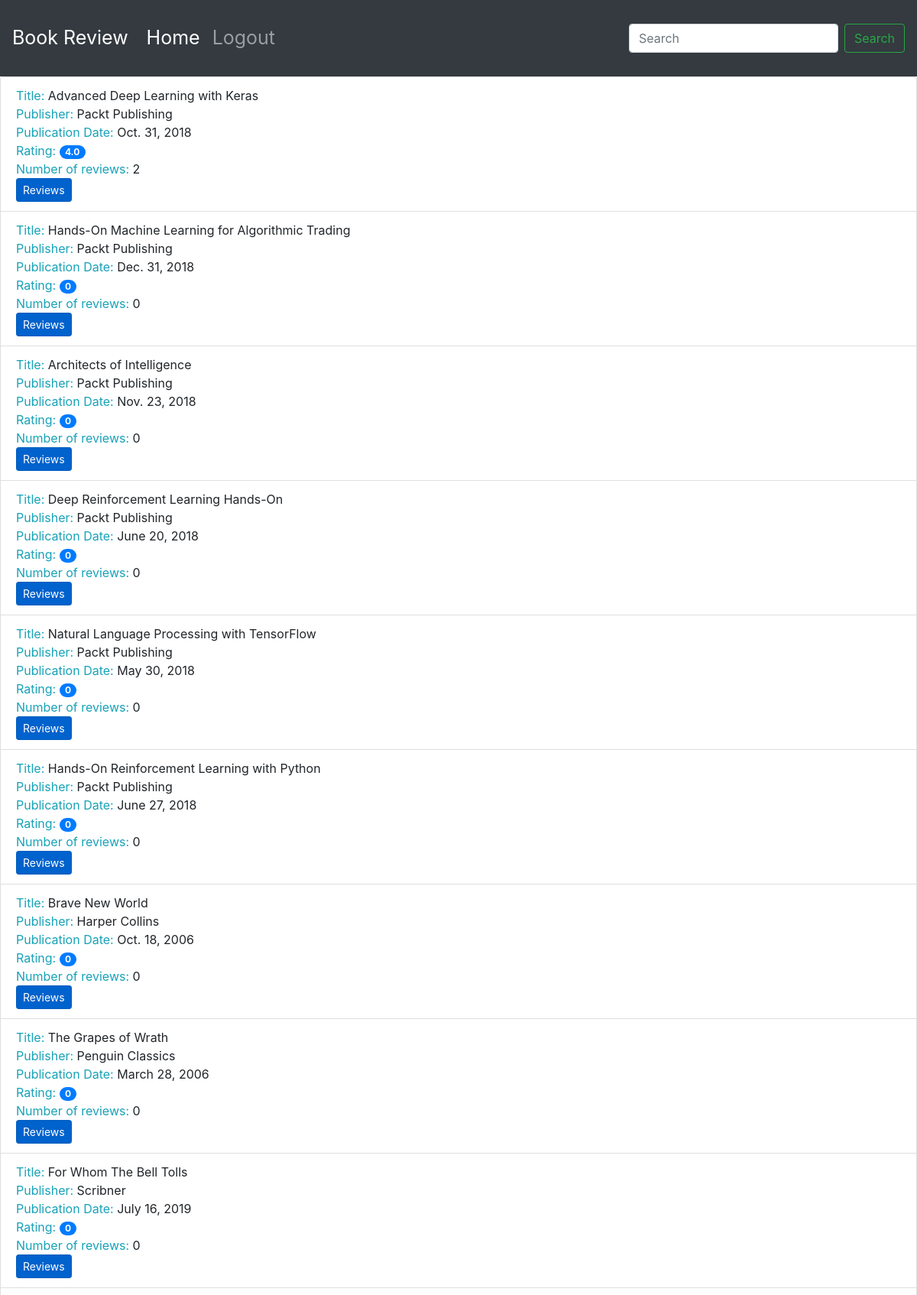
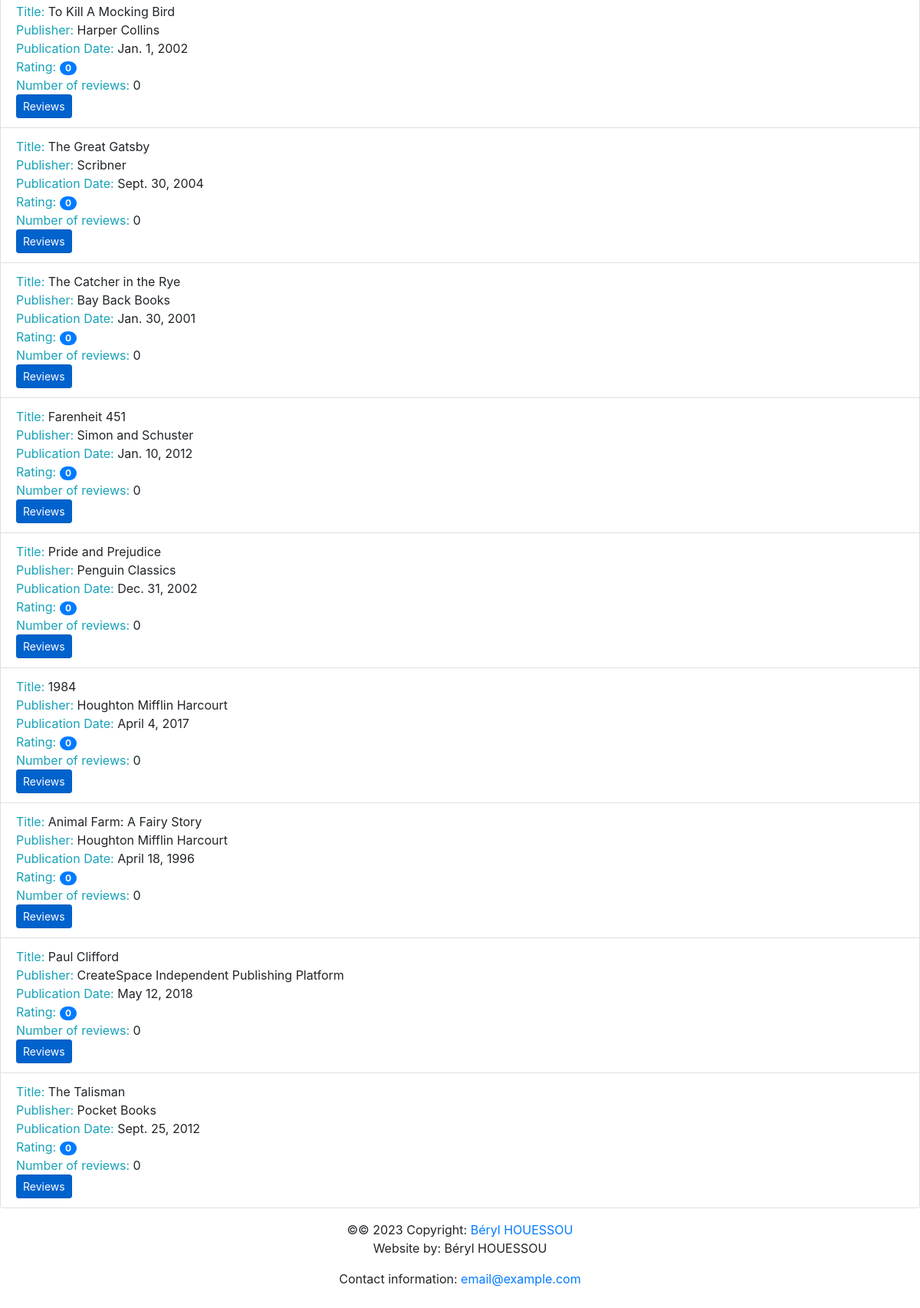
The page /books/ on the database its author committed (2 pictures, top to bottom).
### reviews/models.py (models this page shows, shortened)
class Book(models.Model):
    title = models.CharField(
        max_length=70,
        help_text="The title of the book.")
    publication_date = models.DateField(
        help_text="Date the book was published.")
    isbn = models.CharField(
        max_length=20,
        help_text="ISBN number of the book.")
    publisher = models.ForeignKey(
        Publisher, on_delete=models.CASCADE)
    contributors = models.ManyToManyField(
        'Contributor', through='BookContributor')

class Publisher(models.Model):
    name = models.CharField(
        max_length=30,
        help_text="The name of the publisher.")
    website = models.URLField(
        help_text="The publisher's website.")
    email = models.EmailField(
        help_text="The publisher's email address.")
    def __str__(self):
        return self.name

### reviews/views.py (the view)
# urls.py: path('books/', views.books_list, name='books_list'),
def books_list(request):
    books = Book.objects.all()
    book_list = []
    for book in books:
        reviews = book.review_set.all()
        if reviews:
            book_rating = average_rating([review.rating for review in reviews])
            number_of_reviews = len(reviews)
        else:
            book_rating = 0
            number_of_reviews = 0
        book_list.append({
            "book": book,
            "book_rating": book_rating,
            "number_of_reviews": number_of_reviews,
        })
    context = {
        "book_list": book_list,
    }
    return render(request, "reviews/books_list.html", context)

### reviews/utils.py (called while the page is built)
def average_rating(rating_list):
    if not rating_list:
        return 0
    return round(sum(rating_list) / len(rating_list), 1)

### reviews/templates/reviews/books_list.html (shortened to what this page needs)
{% extends 'reviews/base.html' %}
{% block content %}
<ul class="list-group">
  {% for item in book_list %}
  <li class="list-group-item">
      <span class="text-info">Title: </span> <span>{{ item.book.title }}</span>
      <br>
      <span class="text-info">Publisher: </span><span>{{ item.book.publisher }}</span>
      <br>
      <span class="text-info">Publication Date: </span><span>{{ item.book.publication_date }}</span>
      <br>
      <span class="text-info">Rating: </span><span class="badge badge-primary badge-pill">{{ item.book_rating }}</span>
      <br>
      <span class="text-info">Number of reviews: </span><span>{{ item.number_of_reviews }}</span>
      <br>
      <a class="btn btn-primary btn-sm active" role="button" aria-pressed="true" href="/book-detail/{{ item.book.id }}/">
          Reviews
      </a>
  </li>
  {% endfor %}
</ul>
{% endblock %}

### reviews/templates/reviews/base.html (shortened to what this page needs)
<!doctype html>
<html lang="en">
<head>
    <link rel="stylesheet" href="https://stackpath.bootstrapcdn.com/bootstrap/4.4.1/css/bootstrap.min.css">
    <link rel="stylesheet" href="https://cdnjs.cloudflare.com/ajax/libs/font-awesome/4.7.0/css/font-awesome.min.css">
</head>
<body>
<nav class="navbar navbar-expand-sm navbar-dark bg-dark sticky-top">
    <a class="navbar-brand" href="/">Book Review</a>
    <div class="collapse navbar-collapse" id="navbarSupportedContent">
        <ul class="navbar-nav mr-auto">
            <li class="nav-item active">
                <a class="nav-link" href="/books/">Home <span class="sr-only">(current)</span></a>
            </li>
            <li class="nav-item">
                <a class="nav-link" href="#">Logout</a>
            </li>
        </ul>
        <form class="form-inline my-2 my-lg-0">
            <input class="form-control mr-sm-2" type="search" placeholder="Search" aria-label="Search">
            <button class="btn btn-outline-success my-2 my-sm-0" type="submit">Search</button>
        </form>
    </div>
</nav>
{% block content %}{% endblock %}
<footer class="page-footer font-small blue">
    <div class="footer-copyright text-center py-3">&copy;© 2023 Copyright:
        <a href="https://berylhouessou.vercel.app/"> Béryl HOUESSOU</a>
        <p>Website by: Béryl HOUESSOU</p>
        <p>Contact information: <a href="mailto:email@example.com">email@example.com</a></p>
    </div>
</footer>
</body>
</html>

### reviews/templates/reviews/base.html (style rules this page uses)
.navbar { min-height: 100px; font-size: 25px; }
.navbar-brand { font-size: 25px; }

### rows shown on the page
Book: book "Advanced Deep Learning with Keras", book.publisher "Packt Publishing", book.publication_date "Oct. 31, 2018", book_rating "4.0", number_of_reviews "2"
Book: book "Hands-On Machine Learning for Algorithmic Trading", book.publisher "Packt Publishing", book.publication_date "Dec. 31, 2018", book_rating "0", number_of_reviews "0"
Book: book "Architects of Intelligence", book.publisher "Packt Publishing", book.publication_date "Nov. 23, 2018", book_rating "0", number_of_reviews "0"
Book: book "Deep Reinforcement Learning Hands-On", book.publisher "Packt Publishing", book.publication_date "June 20, 2018", book_rating "0", number_of_reviews "0"
Book: book "Natural Language Processing with TensorFlow", book.publisher "Packt Publishing", book.publication_date "May 30, 2018", book_rating "0", number_of_reviews "0"
Book: book "Hands-On Reinforcement Learning with Python", book.publisher "Packt Publishing", book.publication_date "June 27, 2018", book_rating "0", number_of_reviews "0"
Book: book "Brave New World", book.publisher "Harper Collins", book.publication_date "Oct. 18, 2006", book_rating "0", number_of_reviews "0"
Book: book "The Grapes of Wrath", book.publisher "Penguin Classics", book.publication_date "March 28, 2006", book_rating "0", number_of_reviews "0"
Book: book "For Whom The Bell Tolls", book.publisher "Scribner", book.publication_date "July 16, 2019", book_rating "0", number_of_reviews "0"
Book: book "To Kill A Mocking Bird", book.publisher "Harper Collins", book.publication_date "Jan. 1, 2002", book_rating "0", number_of_reviews "0"
Book: book "The Great Gatsby", book.publisher "Scribner", book.publication_date "Sept. 30, 2004", book_rating "0", number_of_reviews "0"
Book: book "The Catcher in the Rye", book.publisher "Bay Back Books", book.publication_date "Jan. 30, 2001", book_rating "0", number_of_reviews "0"
Book: book "Farenheit 451", book.publisher "Simon and Schuster", book.publication_date "Jan. 10, 2012", book_rating "0", number_of_reviews "0"
Book: book "Pride and Prejudice", book.publisher "Penguin Classics", book.publication_date "Dec. 31, 2002", book_rating "0", number_of_reviews "0"
Book: book "1984", book.publisher "Houghton Mifflin Harcourt", book.publication_date "April 4, 2017", book_rating "0", number_of_reviews "0"
Book: book "Animal Farm: A Fairy Story", book.publisher "Houghton Mifflin Harcourt", book.publication_date "April 18, 1996", book_rating "0", number_of_reviews "0"
Book: book "Paul Clifford", book.publisher "CreateSpace Independent Publishing Platform", book.publication_date "May 12, 2018", book_rating "0", number_of_reviews "0"
Book: book "The Talisman", book.publisher "Pocket Books", book.publication_date "Sept. 25, 2012", book_rating "0", number_of_reviews "0"
